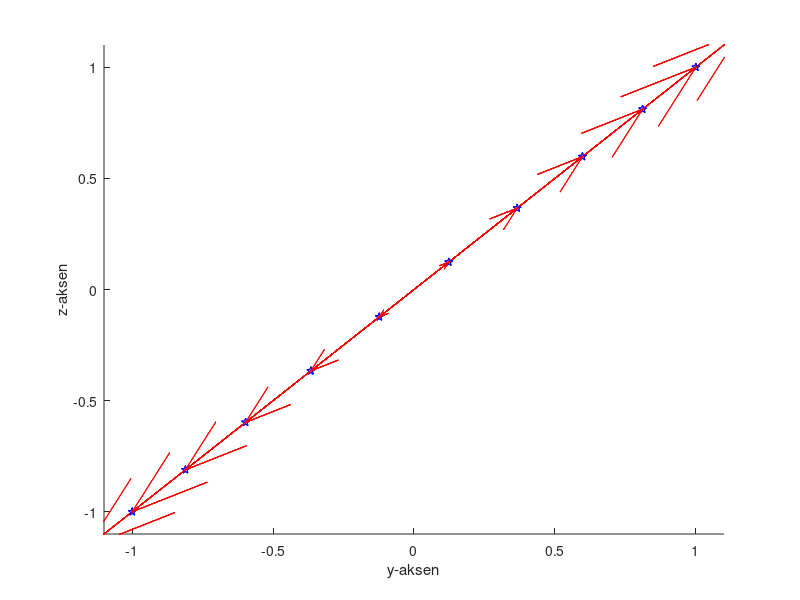

This chart was generated by the following MATLAB code:
%%%%%%%%%%%%%%%%%%%%%
%% MATLAB-program polarisering.m som utgangspunkt for
%% oppgave 1 i oving 4 i Bolgefysikk
%%%%%%%%%%%%%%%%%%%%%
% Gi verdier for pi, lambda og T; regn ut k og omega
pi = 3.141592654;
lambda = 1.0;
T = 1.0;
k = 2*pi/lambda;
omega = 2*pi/T;
% amplituder y0 og z0, inklusive fortegn
y0 = 1.0;
z0 = 1.0;
% N = antall punkter, med N = 36 tegnes en pil og
% et punkt for hver 10. grad
N = 36;
% Angi x-verdi
x = lambda/2;
% "Animasjon" av hvordan D-vektor roterer
% i yz-planet som funksjon av tida, i posisjon x
figure;
axis_range = 1.1*max(abs(y0),abs(z0));
axis([-axis_range axis_range -axis_range axis_range]);
hold on;
xlabel('y-aksen');
ylabel('z-aksen');
for i=1:N
t = i*T/N;
y = y0*(cos(k*x-omega*t) - sin(k*x-omega*t)) ;
z = z0*(cos(k*x-omega*t) - sin(k*x-omega*t));
% pb = pentagram med blaa farge
plot(y,z,'pb');
% med compass(a,b) tegnes en pil fra origo til punktet (a,b)
% r = roed farge
compass(y,z,'r');
% med pause(n) forsinkes animasjonen i n sekunder
pause(0.15);
end